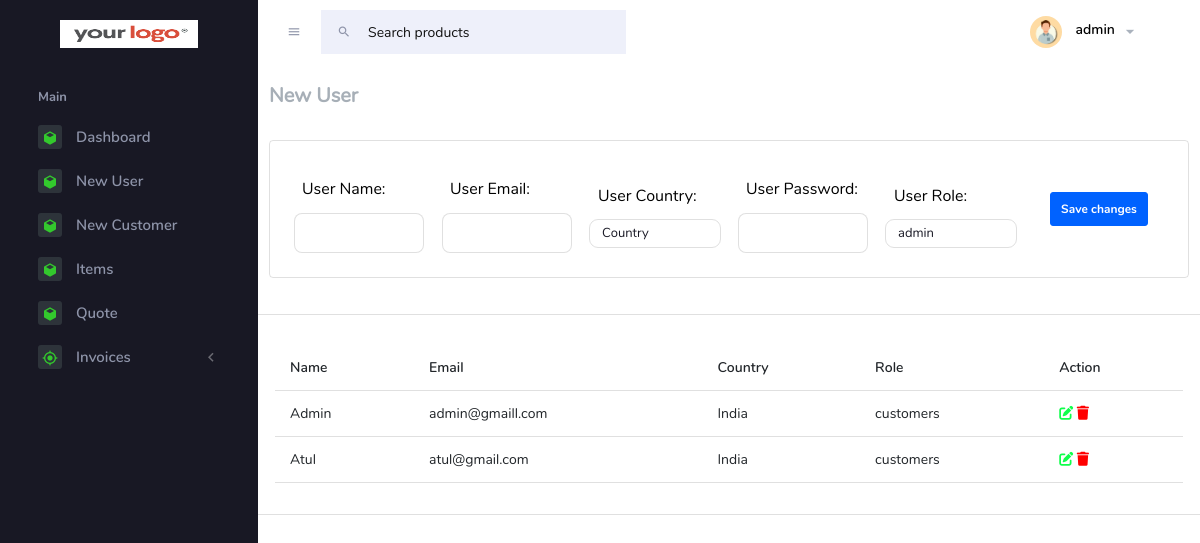
The app's page /pages/users/user.php (signed in) with its own data.
### tables this page shows
CREATE TABLE IF NOT EXISTS `dashboard2_users` (
  `sno` int NOT NULL AUTO_INCREMENT,
  `userName` varchar(255) NOT NULL,
  `email` varchar(255) NOT NULL,
  `country` varchar(255) NOT NULL,
  `password` varchar(255) NOT NULL,
  `role` varchar(255) NOT NULL,
  `register_date` timestamp NOT NULL DEFAULT CURRENT_TIMESTAMP,
  PRIMARY KEY (`sno`)
);

### pages/database/users/alluser.php (the view)
<?php
include(dirname(__FILE__)."/../dbconnect.php");
$sql2 = "select * from dashboard2_users";
$result = mysqli_query($conn,$sql2);
while ($row = $result->fetch_assoc()) {
    echo "
            <tr>
                <td>" . ucfirst($row["userName"]) . "</td>
                <td>" . $row["email"] . "</td>
                <td>" . $row["country"] . "</td>
                <td>" . $row["role"] . "</td>
                <td>
                <a>
                    <i id='".$row["sno"]."' class='fa-solid curso fa-pen-to-square edituser' style='color: #0fff4b; cursor: pointer;'></i>
                </a>
                <a>
                <i id='".$row["sno"]."'class='fa-solid fa-trash deleteUser' style='color: #ff0000; cursor: pointer;'></i>
                </a>
                </td>
            </tr>
                ";
}

### assets/css/style2.css (style rules this page uses)
a { color: black; }

### assets/css/custom_style.css (style rules this page uses)
:root { --dark-bg-color: #434343; --dark-text-color: #fff; }
html, body { margin: 0; padding: 0; height: 100%; width: 100%; }

### records on screen
dashboard2_users: userName "Admin", email "admin@gmaill.com", country "India", role "customers"
dashboard2_users: userName "Atul", email "atul@gmail.com", country "India", role "customers"

### other values on screen
$_SESSION['username'] "admin"
